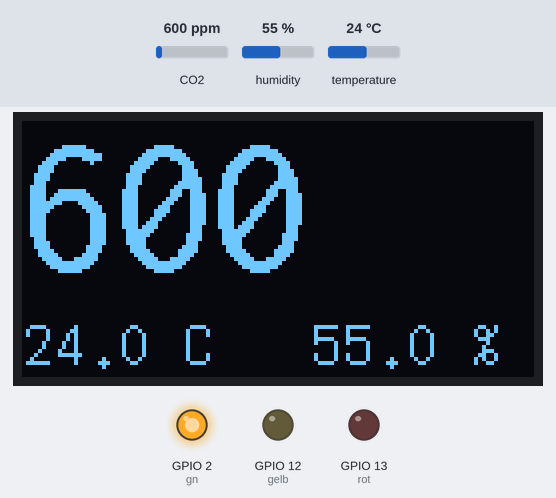
Bench run of a sketch on a simulated ESP32. Shown: 128×64 one-colour display, output pins drawn as LEDs (lit = HIGH). The inputs (shaded band) are chosen by the test bench; at power-on: CO2 600 ppm, humidity 55 %, temperature 24 °C.

Above: at 1.2 s.
1.3 s: CO2 set to 964 ppm
At 10.4 s:
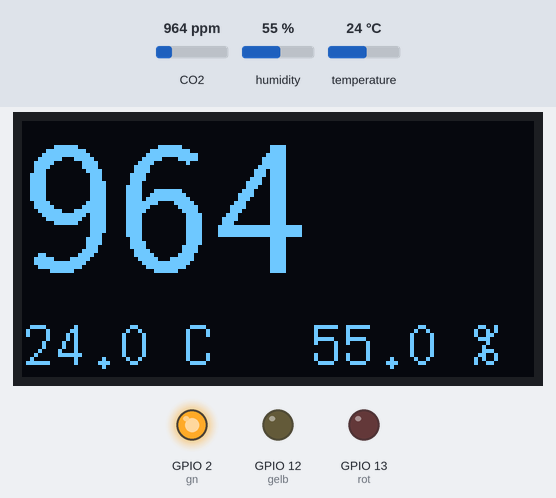
11.6 s: CO2 set to 1044 ppm
At 20.9 s:
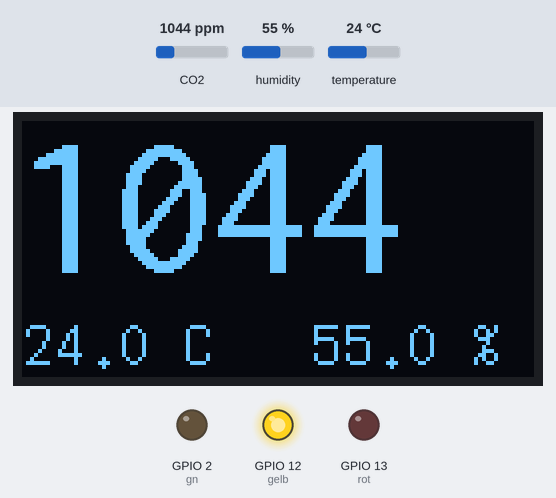
21.6 s: CO2 set to 1977 ppm
At 31.3 s:
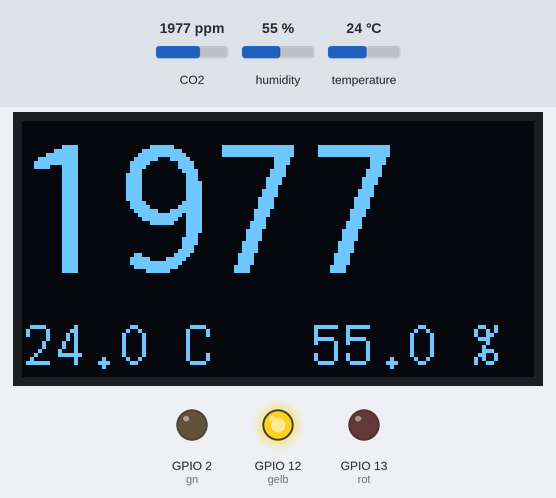
31.7 s: CO2 set to 2033 ppm
At 40.6 s:
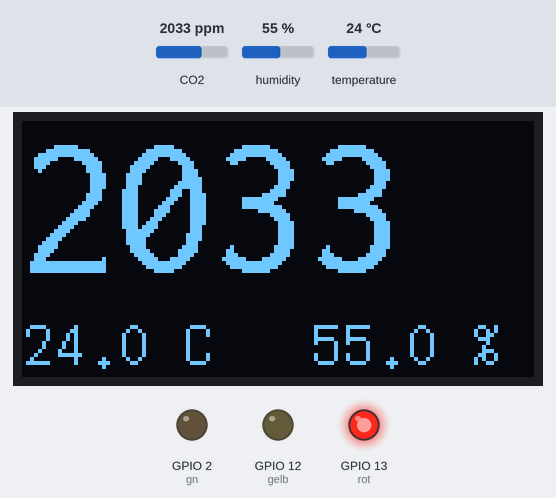
41.7 s: humidity set to 22 %
At 51.0 s:
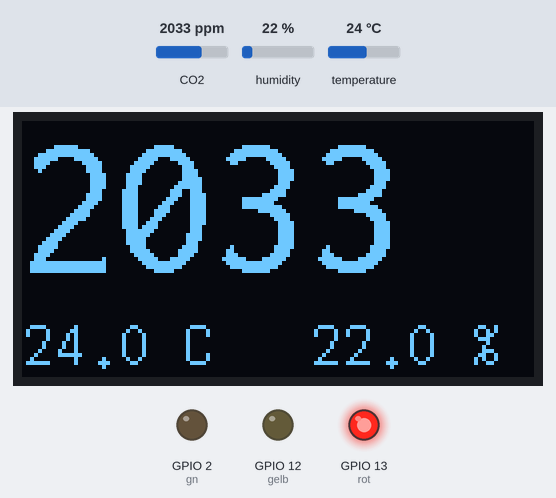
51.7 s: temperature set to 12 °C
At 61.5 s:
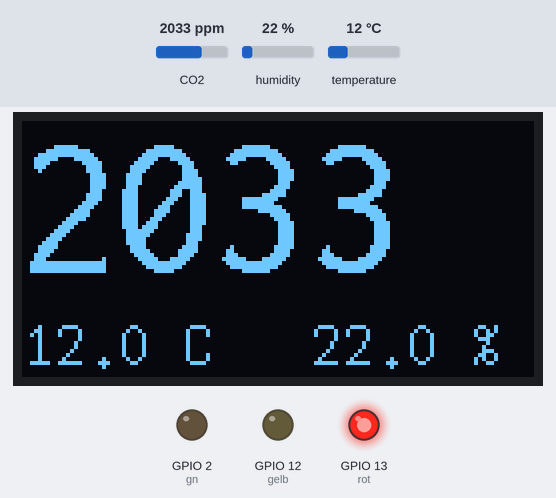
Timing chart, 0 to 62.8 s (numbered marks = the images above; inputs shaded):
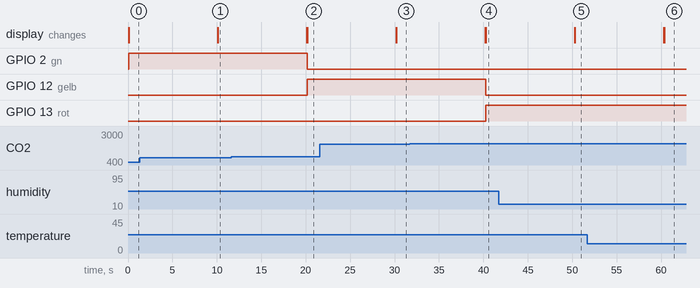

The sketch:

CO2_Ampel_v3.ino
```cpp
#include <U8g2lib.h>
#include <Wire.h>
#include "SparkFun_SCD30_Arduino_Library.h" //Click here to get the library: http://librarymanager/All#SparkFun_SCD30
U8X8_SSD1306_128X64_NONAME_SW_I2C u8x8(/* clock=*/ 15, /* data=*/ 4, /* reset=*/ 16);
SCD30 airSensor; // via I2C
#define gn    2  // GPIO at Heltec ESP32 Lora/WIFI V2
#define gelb  12
#define rot   13

void setup()
{
  Wire.begin();
  airSensor.begin();
  airSensor.setMeasurementInterval(2); //Change number of seconds between measurements: 2 to 1800 (30 minutes)
  airSensor.setAltitudeCompensation(245); //Set altitude of the sensor in m
  airSensor.setAmbientPressure(1030); //Current ambient pressure in mBar: 700 to 1200
  u8x8.begin();
  pinMode(gn, OUTPUT);
  pinMode(gelb, OUTPUT);
  pinMode(rot, OUTPUT);
}

void loop()
{
    u8x8.clearDisplay();
    u8x8.setFont(u8x8_font_inr33_3x6_n);
    u8x8.setCursor (0, 0);
    u8x8.print(airSensor.getCO2());
    u8x8.setFont(u8x8_font_7x14_1x2_r);
    u8x8.setCursor (0, 6);
    u8x8.print(airSensor.getTemperature(), 1);
    u8x8.print(" C");
    u8x8.setCursor (9, 6);
    u8x8.print(airSensor.getHumidity(), 1);
    u8x8.print(" %");
    switch (airSensor.getCO2()) {
      case 2000 ... 20000:
      digitalWrite(gn, LOW);
      digitalWrite(gelb, LOW);
      digitalWrite(rot, HIGH);
      break;
      case 1000 ... 1999:
      digitalWrite(gn, LOW);
      digitalWrite(gelb, HIGH);
      digitalWrite(rot, LOW);
      break;
      default:
      digitalWrite(gn, HIGH);
      digitalWrite(gelb, LOW);
      digitalWrite(rot, LOW);
      break;
      }
    delay(10000);
}
```

Measured:
- the behaviour switches between 999 and 1000 ppm on CO2 (found by bisection; images 1 and 2)
- the behaviour switches between 1999 and 2000 ppm on CO2 (found by bisection; images 3 and 4)
- after the input at 1.3 s, the display: first differs from a run without the input after 8.8 s (image 1)
- after the input at 11.6 s, GPIO 2 (gn): HIGH → LOW after 8.6 s; GPIO 12 (gelb): LOW → HIGH after 8.6 s; the display: first differs from a run without the input after 8.6 s (image 2)
- after the input at 21.6 s, the display: first differs from a run without the input after 8.6 s (image 3)
- after the input at 31.7 s, GPIO 12 (gelb): HIGH → LOW after 8.6 s; GPIO 13 (rot): LOW → HIGH after 8.6 s; the display: first differs from a run without the input after 8.6 s (image 4)
- after the input at 41.7 s, the display: first differs from a run without the input after 8.6 s (image 5)
- after the input at 51.7 s, the display: first differs from a run without the input after 8.6 s (image 6)
